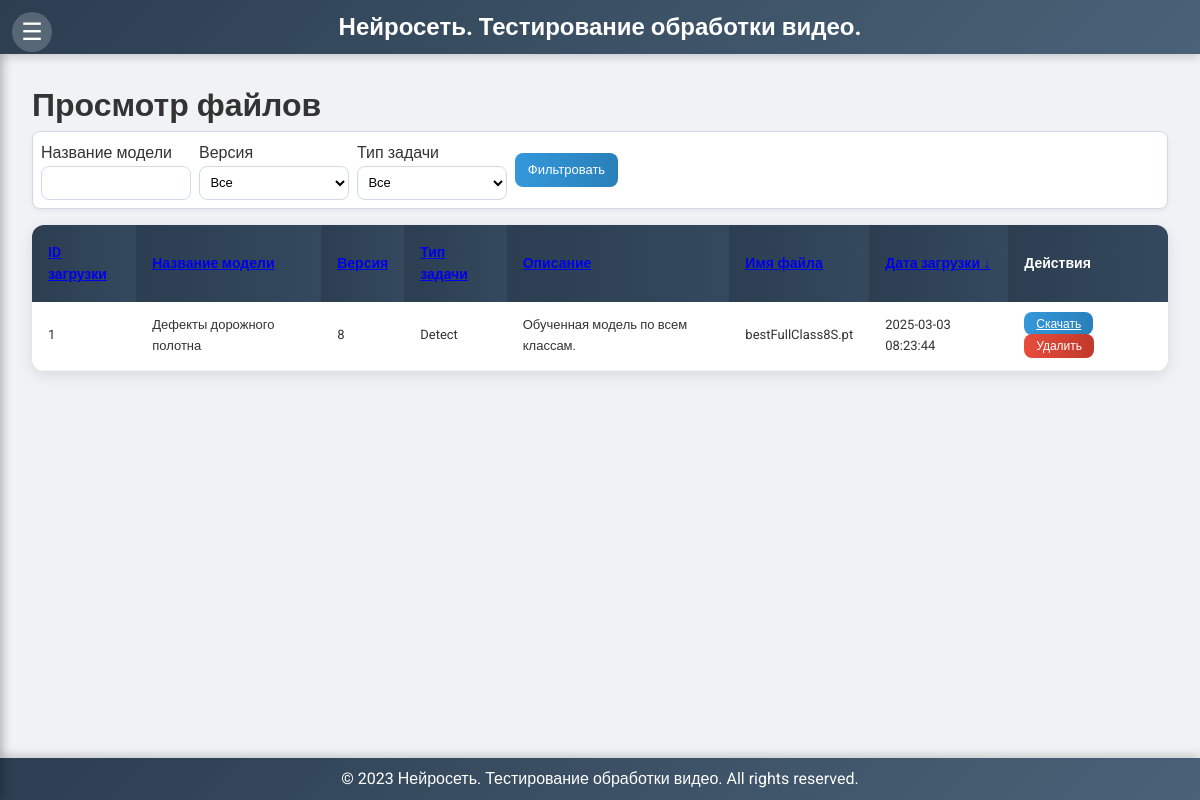
Before: /view with the older database file.
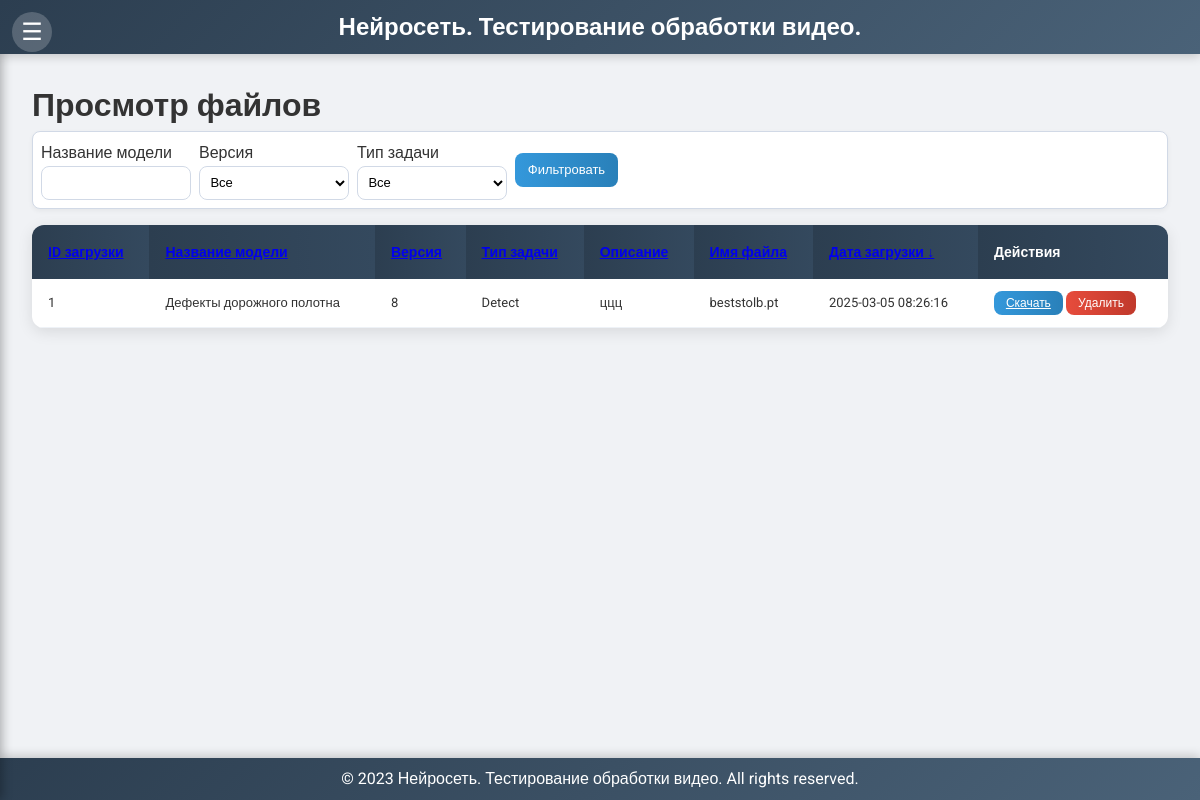
After: the same page with the newer database file.
### models.py (models this page shows)
class UploadedFile(db.Model):
    id = db.Column(db.Integer, primary_key=True)
    model_name = db.Column(db.String(255), nullable=False)
    version = db.Column(db.String(10), nullable=False)
    task_type = db.Column(db.String(50), nullable=False)
    description = db.Column(db.Text, nullable=False)
    file_path = db.Column(db.String(255), nullable=False)
    original_filename = db.Column(db.String(255), nullable=False)
    filename_without_guid = db.Column(db.String(255), nullable=False)
    upload_datetime = db.Column(db.DateTime, default=datetime.utcnow)

### app.py (the view)
@app.route('/view', methods=['GET'])
def view_files():
    model_name = request.args.get('model_name')
    version = request.args.get('version')
    task_type = request.args.get('task_type')
    sort_by = request.args.get('sort_by', 'upload_datetime')
    sort_dir = request.args.get('sort_dir', 'desc')
    query = UploadedFile.query
    if model_name:
        query = query.filter(UploadedFile.model_name.ilike(f'%{model_name}%'))
    if version:
        query = query.filter_by(version=version)
    if task_type:
        query = query.filter_by(task_type=task_type)
    sortable_fields = {
        'id': UploadedFile.id,
        'model_name': UploadedFile.model_name,
        'version': UploadedFile.version,
        'task_type': UploadedFile.task_type,
        'description': UploadedFile.description,
        'filename_without_guid': UploadedFile.filename_without_guid,
        'upload_datetime': UploadedFile.upload_datetime
    }
    if sort_by in sortable_fields:
        sort_column = sortable_fields[sort_by]
        if sort_dir == 'asc':
            query = query.order_by(asc(sort_column))
        else:
            query = query.order_by(desc(sort_column))
    files = query.all()
    unique_model_names = [row[0] for row in db.session.query(distinct(UploadedFile.model_name)).all()]
    return render_template(
        'view.html',
        files=files,
        current_page='view',
        sort_by=sort_by,
        sort_dir=sort_dir,
        unique_model_names=unique_model_names
    )

### templates/view.html (shortened to what this page needs)
{% extends 'base.html' %}
{% block content %}
    <h1>Просмотр файлов</h1>
    <form method="GET" action="{{ url_for('view_files') }}">
        <div class="filter-container">
            <div class="form-group compact">
                <label for="model_name">Название модели</label>
                <input type="text" id="model_name" name="model_name" class="form-control compact-input" value="" list="model_names" autocomplete="off">
            </div>
            <div class="form-group compact">
                <label for="version">Версия</label>
                <select id="version" name="version" class="form-control compact-input">
                    <option value="">Все</option>
                </select>
            </div>
            <div class="form-group compact">
                <label for="task_type">Тип задачи</label>
                <select id="task_type" name="task_type" class="form-control compact-input">
                    <option value="">Все</option>
                </select>
            </div>
            <button type="submit" class="btn btn-primary">Фильтровать</button>
        </div>
    </form>
    <table class="modern-table">
        <thead>
            <tr>
                <th><a href="{{ url_for('view_files', model_name=request.args.get('model_name'), version=request.args.get('version'), task_type=request.args.get('task_type'), sort_by='id', sort_dir='asc' if sort_by == 'id' and sort_dir == 'desc' else 'desc') }}">ID загрузки {% if sort_by == 'id' %}{{ '↑' if sort_dir == 'asc' else '↓' }}{% endif %}</a></th>
                <th><a href="{{ url_for('view_files', model_name=request.args.get('model_name'), version=request.args.get('version'), task_type=request.args.get('task_type'), sort_by='model_name', sort_dir='asc' if sort_by == 'model_name' and sort_dir == 'desc' else 'desc') }}">Название модели {% if sort_by == 'model_name' %}{{ '↑' if sort_dir == 'asc' else '↓' }}{% endif %}</a></th>
                <th><a href="{{ url_for('view_files', model_name=request.args.get('model_name'), version=request.args.get('version'), task_type=request.args.get('task_type'), sort_by='version', sort_dir='asc' if sort_by == 'version' and sort_dir == 'desc' else 'desc') }}">Версия {% if sort_by == 'version' %}{{ '↑' if sort_dir == 'asc' else '↓' }}{% endif %}</a></th>
                <th><a href="{{ url_for('view_files', model_name=request.args.get('model_name'), version=request.args.get('version'), task_type=request.args.get('task_type'), sort_by='task_type', sort_dir='asc' if sort_by == 'task_type' and sort_dir == 'desc' else 'desc') }}">Тип задачи {% if sort_by == 'task_type' %}{{ '↑' if sort_dir == 'asc' else '↓' }}{% endif %}</a></th>
                <th><a href="{{ url_for('view_files', model_name=request.args.get('model_name'), version=request.args.get('version'), task_type=request.args.get('task_type'), sort_by='description', sort_dir='asc' if sort_by == 'description' and sort_dir == 'desc' else 'desc') }}">Описание {% if sort_by == 'description' %}{{ '↑' if sort_dir == 'asc' else '↓' }}{% endif %}</a></th>
                <th><a href="{{ url_for('view_files', model_name=request.args.get('model_name'), version=request.args.get('version'), task_type=request.args.get('task_type'), sort_by='filename_without_guid', sort_dir='asc' if sort_by == 'filename_without_guid' and sort_dir == 'desc' else 'desc') }}">Имя файла {% if sort_by == 'filename_without_guid' %}{{ '↑' if sort_dir == 'asc' else '↓' }}{% endif %}</a></th>
                <th><a href="{{ url_for('view_files', model_name=request.args.get('model_name'), version=request.args.get('version'), task_type=request.args.get('task_type'), sort_by='upload_datetime', sort_dir='asc' if sort_by == 'upload_datetime' and sort_dir == 'desc' else 'desc') }}">Дата загрузки {% if sort_by == 'upload_datetime' %}{{ '↑' if sort_dir == 'asc' else '↓' }}{% endif %}</a></th>
                <th>Действия</th>
            </tr>
        </thead>
        <tbody>
            {% for file in files %}
            <tr>
                <td>{{ file.id }}</td>
                <td>{{ file.model_name }}</td>
                <td>{{ file.version }}</td>
                <td>{{ file.task_type }}</td>
                <td>{{ file.description }}</td>
                <td>{{ file.filename_without_guid }}</td>
                <td>{{ file.upload_datetime.strftime('%Y-%m-%d %H:%M:%S') }}</td>
                <td>
                    <a href="{{ url_for('download_file', file_id=file.id) }}" class="btn btn-primary btn-sm">Скачать</a>
                    <form method="POST" action="{{ url_for('delete_file', file_id=file.id) }}" style="display:inline;">
                        <button type="submit" class="btn btn-danger btn-sm" onclick="return confirm('Вы уверены, что хотите удалить этот файл?');">Удалить</button>
                    </form>
                </td>
            </tr>
            {% endfor %}
        </tbody>
    </table>
{% endblock %}

### templates/base.html (shortened to what this page needs)
<!DOCTYPE html>
<html lang="en">
<head>
    <link rel="stylesheet" href="{{ url_for('static', filename='css/styles.css') }}">
</head>
<body>
    <header>
        <h1>Нейросеть. Тестирование обработки видео.</h1>
        <button class="menu-toggle" onclick="toggleMenu()">☰</button>
    </header>
    <div id="content">
        {% block content %}{% endblock %}
    </div>
    <footer>
        <p>© 2023 Нейросеть. Тестирование обработки видео. All rights reserved.</p>
    </footer>
</body>
</html>

### static/css/styles.css (style rules this page uses)
* { margin: 0; padding: 0; box-sizing: border-box; }
body { font-family: 'Roboto', sans-serif; line-height: 1.6; background-color: #f0f2f5; color: #333; }
header { background: linear-gradient(135deg, #2c3e50, #4a6278); color: white; padding: 0.5rem 1rem; width: 100%; position: fixed; top: 0; left: 0; z-index: 1000; display: flex; align-items: center; justify-content: center; box-shadow: 0 2px 10px rgba(0, 0, 0, 0.2); }
header h1 { font-size: 1.5rem; margin: 0; }
.menu-toggle { position: fixed; top: 0.75rem; left: 0.75rem; width: 40px; height: 40px; background-color: rgba(255, 255, 255, 0.2); border: none; color: white; font-size: 1.5rem; cursor: pointer; border-radius: 50%; transition: background-color 0.3s, transform 0.2s; z-index: 1100; }
#content { padding: 2rem; margin-top: 3rem; margin-left: 0; transition: margin-left 0.3s ease; min-height: calc(100vh - 6rem); }
.modern-table { width: 100%; border-collapse: collapse; background-color: white; box-shadow: 0 4px 15px rgba(0, 0, 0, 0.1); border-radius: 12px; overflow: hidden; margin-bottom: 2rem; }
.modern-table th { background: linear-gradient(90deg, #2c3e50, #34495e); color: white; padding: 1rem; font-size: 14px; text-align: left; font-weight: 600; }
.modern-table td { padding: 0.75rem 1rem; font-size: 13px; border-bottom: 1px solid #eef2f7; }
.modern-table .btn-sm { padding: 0.3rem 0.75rem; font-size: 12px; }
.form-group { margin-bottom: 1.5rem; }
.form-control { width: 100%; padding: 0.75rem; border: 1px solid #d1d9e6; border-radius: 8px; font-size: 14px; background-color: #fff; transition: border-color 0.3s, box-shadow 0.3s; }
.btn { padding: 0.75rem 1.5rem; border: none; border-radius: 8px; cursor: pointer; transition: background-color 0.3s, transform 0.2s; font-weight: 500; }
.btn-primary { background: linear-gradient(90deg, #3498db, #2980b9); color: white; }
.btn-danger { background: linear-gradient(90deg, #e74c3c, #c0392b); color: white; }
footer { padding: 0.5rem; text-align: center; background: linear-gradient(135deg, #2c3e50, #4a6278); color: white; position: fixed; bottom: 0; width: 100%; box-shadow: 0 -2px 10px rgba(0, 0, 0, 0.2); }
.filter-container { display: flex; align-items: center; gap: 0.5rem; padding: 0.5rem; border: 1px solid #d1d9e6; border-radius: 8px; margin-bottom: 1rem; background-color: #fff; flex-wrap: nowrap; width: 100%; overflow-x: auto; box-shadow: 0 2px 5px rgba(0, 0, 0, 0.05); }
.filter-container .form-group.compact { margin-bottom: 0; flex: 0 0 auto; width: 150px; }
.filter-container .compact-input { width: 100%; padding: 0.4rem; font-size: 13px; max-width: none; height: 34px; }
.filter-container .btn { flex: 0 0 auto; padding: 0.4rem 0.8rem; font-size: 13px; height: 34px; line-height: 1; }

Changed rows visible on the page:
changed UploadedFile "Дефекты дорожного полотна": description "Обученная модель по всем классам." → "ццц"; filename_without_guid "bestFullClass8S.pt" → "beststolb.pt"; upload_datetime "2025-03-03 08:23:44" → "2025-03-05 08:26:16"
